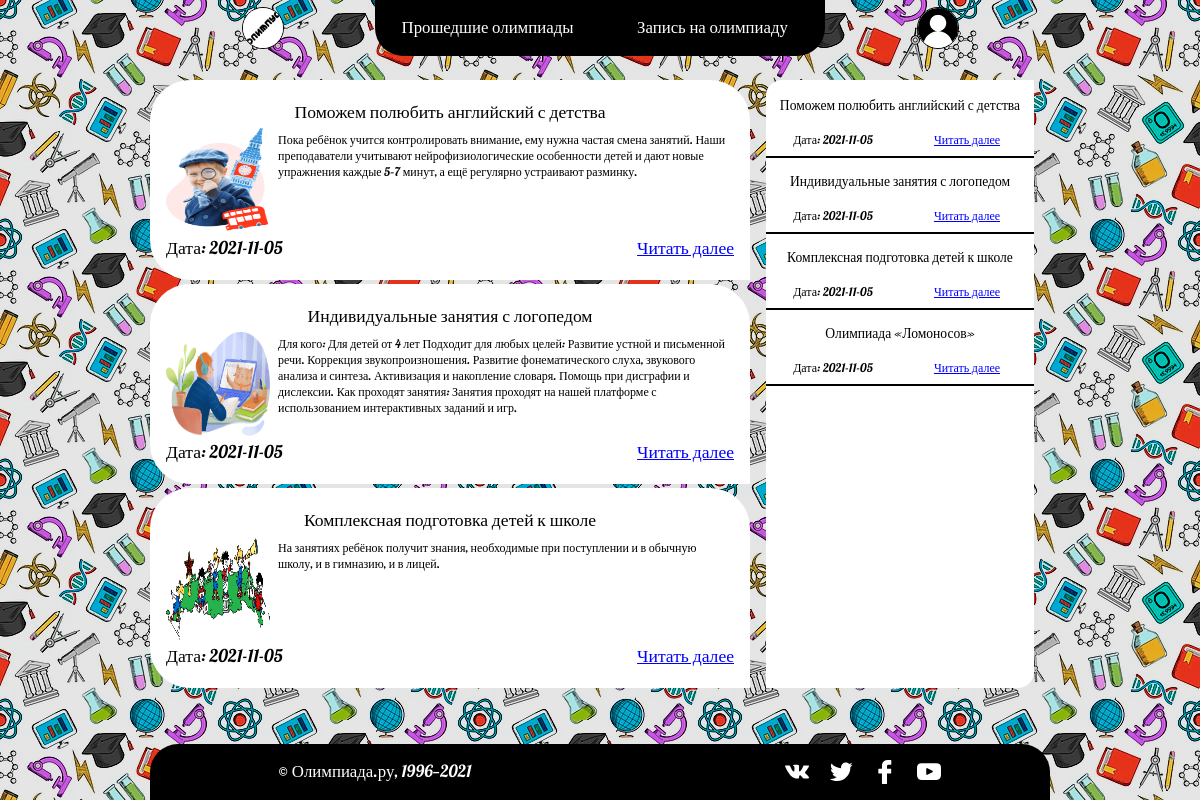
The page / on the database its author committed.
### tables this page shows
CREATE TABLE `news` (
  `id_new` int(11) NOT NULL,
  `title` varchar(255) NOT NULL,
  `image` varchar(255) NOT NULL,
  `text` text NOT NULL,
  `data_publisher` timestamp NOT NULL DEFAULT CURRENT_TIMESTAMP
);

### assets/php/functions/connect.php (called while the page is built, shortened)
<?php
$check = unserialize($_COOKIE['user'], ["allowed_classes" => false]);
 ?>

### assets/php/functions/news_function.php (called while the page is built, shortened)
<?php
include("connect.php");
function SelectFreshNews($connect){
	$select_fresh_new = $connect->query("SELECT * FROM news ORDER BY data_publisher LIMIT 3")->fetchAll();
	return $select_fresh_new;
}
function SelectAllNews($connect){
	$select_all_new = $connect->query("SELECT * FROM news ORDER BY data_publisher")->fetchAll();
	return $select_all_new;
}

### assets/php/pages/news.php (the view, shortened to what this page needs)
<link rel="stylesheet" href="assets/css/news.css">
<div class="main_content" condition="active">
	<div class="news">
		<?php
			foreach (SelectFreshNews($connect) as $row) {
		?>
		<div class="item" id_new="<?=$row["id_new"];?>">
			<p class="theme_new"><?=$row["title"];?></p>
			<img class="photo_new" src="assets/image/news/<?=$row["image"];?>" alt="">
			<p class="text_new"><?=$row["text"];?></p>
			<p class="date_publisher">Дата: <?=substr($row["data_publisher"], 0, -9);?></p>
			<p class="read_new">Читать далее</p>
		</div>
		<?
		}
		?>
	</div>
	<div class="all_news">
		<div class="items">
			<?php
				foreach (SelectAllNews($connect) as $row) {
			?>
				<div class="item" id_new="<?=$row["id_new"];?>">
					<p class="theme_new"><?=$row["title"];?></p>
					<p class="date_publisher">Дата: <?=substr($row["data_publisher"], 0, -9);?></p>
					<p class="read_new">Читать далее</p>
				</div>
			<?
			}
			?>
		</div>
	</div>
</div>

### index.php (shortened to what this page needs)
<?php
include_once("assets/php/functions/news_function.php");
include_once("assets/php/functions/olimp_functions.php");
 ?>
<!DOCTYPE html>
<html lang="en">
<head>
	<link rel="stylesheet" href="assets/css/main.css">
</head>
<body>
	<header>
		<?php
			include_once("assets/php/pages/header.php");
		 ?>
	</header>
	<article>
		<?php
			include_once("assets/php/pages/news.php");
			include_once("assets/php/pages/registr.php");
			include_once("assets/php/pages/new_olimp.php");
			include_once("assets/php/pages/end_olimp.php");
		 ?>
	</article>
	<footer>
		<?php
			include_once("assets/php/pages/footer.php");
		 ?>
	</footer>
</body>
</html>

### assets/php/pages/header.php (shortened to what this page needs)
<link rel="stylesheet" href="assets/css/header.css">
<div class="nav">
		<div class="logo"><img src="assets/image/icon/logo.jpg" alt=""></div>
		<div class="end_olimp"><p>Прошедшие олимпиады</p></div>
		<div class="record_olimp"><p>Запись на олимпиаду</p></div>
		<div class="user_panel">
			<?
						$auth_status = $check['status'];
						if($auth_status == "auth"){
					?>
						<img src="assets/image/photos/<?=$check['image'];?>" alt="">
					<?
					}
						else{
					?>
							<img src="assets/image/icon/user.png" alt="">
					<?
					}
					?>
		</div>
</div>

### assets/php/pages/registr.php (shortened to what this page needs)
<link rel="stylesheet" href="assets/css/registr.css">

### assets/php/pages/new_olimp.php (shortened to what this page needs)
<link rel="stylesheet" href="assets/css/new_olimp.css">

### assets/php/pages/end_olimp.php (shortened to what this page needs)
<link rel="stylesheet" href="assets/css/end_olimp.css">

### assets/php/pages/footer.php
<link rel="stylesheet" href="assets/css/footer.css">
<div class="footer_content">
	<div class="copyright">
		<p>© Олимпиада.ру, 1996—2021</p>
	</div>
	<div class="social">
		<img src="assets/image/icon/iconVK.svg" alt="" name_social="vk">
		<img src="assets/image/icon/iconTwitter.svg" alt="" name_social="twitter">
		<img src="assets/image/icon/iconFB.svg" alt="" name_social="fb">
		<img src="assets/image/icon/iconYouTube.svg" alt="" name_social="youtube">
	</div>
</div>

### assets/css/main.css (style rules this page uses)
* { margin: 0; padding: 0; }
body { background: url("../image/background/bg.png"); display: grid; grid-template-columns: 2fr repeat(12, 1fr) 2fr; grid-template-rows:7vh 3vh auto 3vh 7vh; }
header { height: 7vh; grid-column: 2/14; grid-row: 1; }
article { grid-column: 2/14; grid-row: 3; display: flex; flex-direction: column; height: 80vh; }
footer { height: 7vh; grid-column: 2/14; grid-row: 5; }

### assets/css/header.css (style rules this page uses)
div.nav { display: grid; grid-template-columns:repeat(12, 1fr); height: 7vh; }
div.end_olimp { grid-column: 4/7; height: 7vh; background: black; border-bottom-left-radius: 3.5vh; }
div.record_olimp { grid-column: 7/10; height: 7vh; background: black; border-bottom-right-radius: 3.5vh; }
div.nav p { cursor: pointer; text-align: center; font-size: 2.1vh; margin: 2vh 0; color: white; font-family: 'Lobster', cursive; }
div.user_panel { grid-column: 11/12; height: 5.2vh; margin: 0.9vh 0; text-align: center; }
div.user_panel img { cursor: pointer; width: 5vh; height: 5vh; border: 0.2vh solid #000000; border-radius: 60px; }
div.logo { grid-column: 2/3; height: 5.2vh; margin: 0.9vh 0; text-align: center; }
div.logo img { cursor: pointer; width: 5vh; height: 5vh; border: 0.2vh solid #000000; border-radius: 60px; }

### assets/css/news.css (style rules this page uses)
div.main_content { display: grid; grid-template-columns:8fr 4fr; height: 80vh; }
div.news { grid-column: 1; display: grid; grid-template-rows: repeat(3, 25.5vh) 3.5vh; }
div.news div.item { display: grid; grid-template-columns: 2vh auto 2vh; grid-template-rows:2vh 4vh 13vh 4vh 2vh; margin-bottom: 0.5vh; background: white; border-top-left-radius: 5vh; border-top-right-radius: 5vh; border-bottom-left-radius: 5vh; }
div.news div.item .theme_new { grid-column: 2/3; grid-row: 2/3; text-align: center; font-size: 2.2vh; margin: 0.5vh 0; font-family: 'Lobster', cursive; }
div.news div.item .photo_new { grid-column: 2/3; grid-row: 3/4; height: 13vh; width: 13vh; }
div.news div.item .text_new { grid-column: 2/3; grid-row: 3/4; height: 12vh; text-align: left; font-size: 1.5vh; margin: 0.5vh 0; margin-left: 14vh; margin-right: 1vh; font-family: 'Lobster', cursive; }
div.news div.item .date_publisher { grid-column: 2/3; grid-row: 4/5; text-align: left; font-size: 2.2vh; margin: 0.5vh 0; font-family: 'Lobster', cursive; }
div.news div.item .read_new { grid-column: 2/3; grid-row: 4/5; text-align: right; font-size: 2.2vh; margin: 0.5vh 0; color: blue; text-decoration: underline; cursor: pointer; font-family: 'Lobster', cursive; }
div.all_news { display: grid; grid-template-rows:76vh 4vh; grid-template-columns: 2vh auto 2vh; }
div.all_news .items { background: white; border-top-left-radius: 2vh; border-bottom-right-radius: 2vh; grid-row: 1; grid-column: 2; overflow: auto; display: grid; grid-template-rows: repeat(8,9.5vh); }
div.all_news .items .item { display: grid; grid-template-columns: 1fr 1fr; grid-template-rows:2vh 15fr 1fr 1vh; height: 9.5vh; margin-bottom: 1vh; border-bottom:black 2px solid; }
div.all_news .items .item .theme_new { grid-row: 2; grid-column: 1/3; text-align: center; font-size: 1.7vh; margin: 0; color: black; font-family: 'Lobster', cursive; }
div.all_news .items .item .date_publisher { grid-row: 3; grid-column: 1; margin: 0; text-align: center; font-size: 1.5vh; color: black; font-family: 'Lobster', cursive; }
div.all_news .items .item .read_new { grid-row: 3; grid-column: 2; margin: 0; text-align: center; font-size: 1.5vh; color: blue; text-decoration: underline; cursor: pointer; font-family: 'Lobster', cursive; }

### assets/css/footer.css (style rules this page uses)
div.footer_content { display: grid; grid-template-columns:repeat(12, 1fr); height: 7vh; background: black; border-top-right-radius: 3.5vh; border-top-left-radius: 3.5vh; }
div.copyright { grid-column: 2/6; }
div.copyright p { text-align: center; font-size: 2.1vh; margin: 2vh 0; color: white; cursor: default; font-family: 'Lobster', cursive; }
div.social { grid-column: 9/12; height: 3vh; margin: 2vh 0; text-align: center; }
div.social img { cursor: pointer; width: 3vh; height: 3vh; margin: 0 1vh; }

### rows shown on the page
news: title "Поможем полюбить английский с детства", image (picture), text "Пока ребёнок учится контролировать внимание, ему нужна частая смена занятий. Наши преподаватели учитывают нейрофизиологические особенности детей и дают новые упражнения каждые 5–7 минут, а ещё регулярно устраивают разминку.", data_publisher "2021-11-05"
news: title "Индивидуальные занятия с логопедом", image (picture), text "Для кого: Для детей от 4 лет Подходит для любых целей: Развитие устной и письменной речи. Коррекция звукопроизношения. Развитие фонематического слуха, звукового анализа и синтеза. Активизация и накопление словаря. Помощь при дисграфии и дислексии. Как проходят занятия: Занятия проходят на нашей платформе с использованием интерактивных заданий и игр. ⠀", data_publisher "2021-11-05"
news: title "Комплексная подготовка детей к школе", image (picture), text "На занятиях ребёнок получит знания, необходимые при поступлении и в обычную школу, и в гимназию, и в лицей.", data_publisher "2021-11-05"
news: title "Олимпиада «Ломоносов»", data_publisher "2021-11-05"
